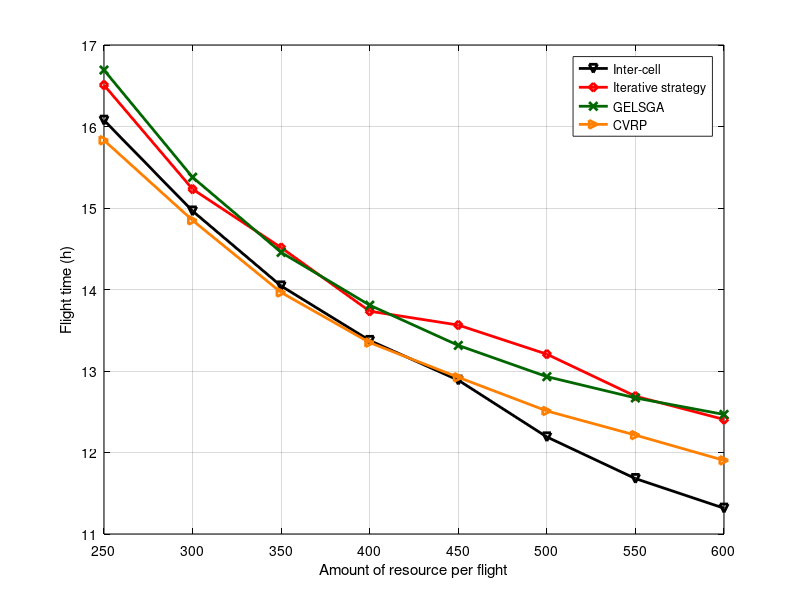

Write the MATLAB code that produced this figure. (Note: this script raises an error after producing the figure.)
x = [250 300 350 400 450 500 550 600];
y3 = [16.5085	15.2315	14.5135	13.7336	13.5638	13.2063	12.6906	12.4054]; % iterative
y4 = [16.0767	14.9627	14.0431	13.3744	12.8874	12.1909	11.6799	11.3166]; % inter-cell
y5 = [16.6926	15.3771	14.4555	13.8073	13.3144	12.9306	12.6698	12.4667];% GELSGA
y6 = [15.8309	14.8488	13.9636	13.3483	12.9226	12.5098	12.2135	11.9034];% CVRP
close all;
figure1 = figure;
% Create axes
axes1 = axes('Parent',figure1);
plot(x,y4,'-kv', 'LineWidth',2);
hold on;
grid on;
plot(x,y3,'-rd', 'LineWidth',2);
plot(x,y5,'-x','Color',[0 0.4 0], 'LineWidth',2);
plot(x,y6,'->','Color',[1 0.5 0], 'LineWidth',2);
xlabel('Amount of resource per flight');
ylabel('Flight time (h)');
legend('Inter-cell','Iterative strategy', 'GELSGA', 'CVRP');
set(axes1,'XColor',[0 0 0],'YColor',[0 0 0]);
ytickformat('%,4.4g');
xtickformat('%,4.4g');
xticks([250 300 350 400 450 500 550 600]);
xlim([250 600]);
hold off;